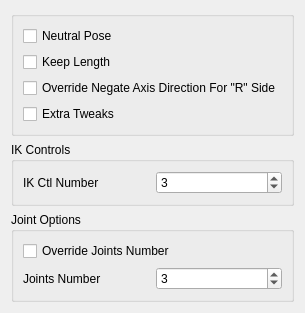
<?xml version="1.0" encoding="UTF-8"?>
<ui version="4.0">
 <class>Form</class>
 <widget class="QWidget" name="Form">
  <property name="geometry">
   <rect>
    <x>0</x>
    <y>0</y>
    <width>294</width>
    <height>292</height>
   </rect>
  </property>
  <property name="windowTitle">
   <string>Form</string>
  </property>
  <layout class="QGridLayout" name="gridLayout">
   <item row="2" column="0">
    <widget class="QGroupBox" name="groupBox_2">
     <property name="title">
      <string>Joint Options</string>
     </property>
     <layout class="QGridLayout" name="gridLayout_3">
      <item row="0" column="0">
       <widget class="QCheckBox" name="overrideJntNb_checkBox">
        <property name="text">
         <string notr="true">Override Joints Number</string>
        </property>
       </widget>
      </item>
      <item row="1" column="0">
       <layout class="QHBoxLayout" name="horizontalLayout">
        <item>
         <widget class="QLabel" name="jntNb_label">
          <property name="text">
           <string>Joints Number</string>
          </property>
         </widget>
        </item>
        <item>
         <widget class="QSpinBox" name="jntNb_spinBox">
          <property name="minimum">
           <number>1</number>
          </property>
          <property name="maximum">
           <number>999</number>
          </property>
          <property name="value">
           <number>3</number>
          </property>
         </widget>
        </item>
       </layout>
      </item>
     </layout>
    </widget>
   </item>
   <item row="3" column="0">
    <spacer name="verticalSpacer">
     <property name="orientation">
      <enum>Qt::Vertical</enum>
     </property>
     <property name="sizeHint" stdset="0">
      <size>
       <width>20</width>
       <height>40</height>
      </size>
     </property>
    </spacer>
   </item>
   <item row="0" column="0">
    <widget class="QGroupBox" name="groupBox">
     <property name="title">
      <string/>
     </property>
     <layout class="QGridLayout" name="gridLayout_2">
      <item row="0" column="0">
       <layout class="QVBoxLayout" name="verticalLayout">
        <item>
         <widget class="QCheckBox" name="neutralPose_checkBox">
          <property name="text">
           <string notr="true">Neutral Pose</string>
          </property>
         </widget>
        </item>
        <item>
         <widget class="QCheckBox" name="keepLength_checkBox">
          <property name="text">
           <string notr="true">Keep Length</string>
          </property>
         </widget>
        </item>
        <item>
         <widget class="QCheckBox" name="overrideNegate_checkBox">
          <property name="text">
           <string notr="true">Override Negate Axis Direction For &quot;R&quot; Side</string>
          </property>
         </widget>
        </item>
        <item>
         <widget class="QCheckBox" name="extraTweak_checkBox">
          <property name="text">
           <string notr="true">Extra Tweaks</string>
          </property>
         </widget>
        </item>
       </layout>
      </item>
     </layout>
    </widget>
   </item>
   <item row="1" column="0">
    <widget class="QGroupBox" name="groupBox_3">
     <property name="title">
      <string>IK Controls</string>
     </property>
     <layout class="QGridLayout" name="gridLayout_4">
      <item row="0" column="0">
       <layout class="QHBoxLayout" name="horizontalLayout_2">
        <item>
         <widget class="QLabel" name="ikNb_label">
          <property name="text">
           <string>IK Ctl Number</string>
          </property>
         </widget>
        </item>
        <item>
         <widget class="QSpinBox" name="ikNb_spinBox">
          <property name="minimum">
           <number>1</number>
          </property>
          <property name="maximum">
           <number>999</number>
          </property>
          <property name="value">
           <number>3</number>
          </property>
         </widget>
        </item>
       </layout>
      </item>
     </layout>
    </widget>
   </item>
  </layout>
 </widget>
 <resources/>
 <connections/>
</ui>
